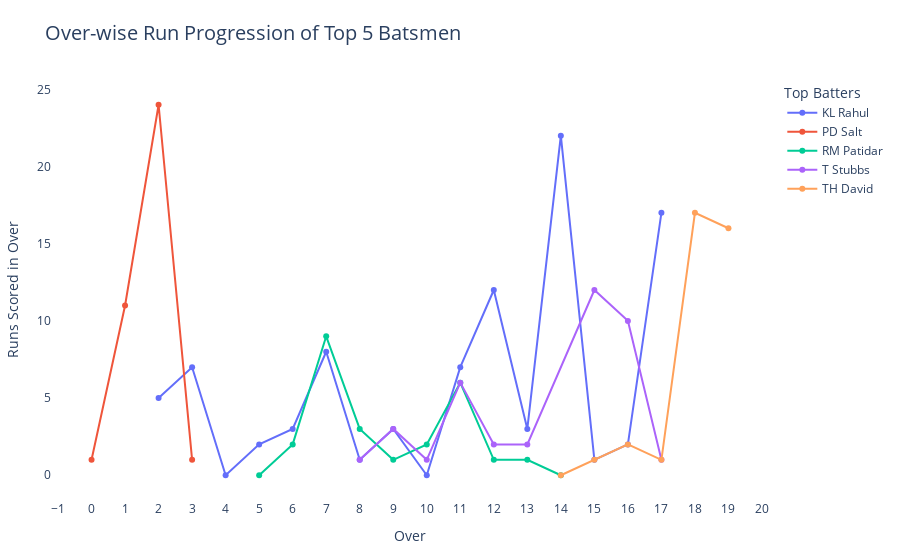

The code cell stored with this chart in its notebook:
### Code cell
fig = px.line(
    batters_overwise,
    x ='over',
    y = 'runs_in_over',
    color = 'batter',
    markers = True,
    title = 'Over-wise Run Progression of Top 5 Batsmen',
    labels = {
        'over' : 'Over',
        'runs_in_over' :'Runs in Over',
        'batter': 'Batter'
    },
    hover_data = {
        'over' : True,
        'runs_in_over':True,
        'batter':True
    }
)

fig.update_layout(
    xaxis = dict(tickmode = 'linear'),
    yaxis_title = 'Runs Scored in Over',
    legend_title = 'Top Batters',
    title_font_size = 20,
    plot_bgcolor = 'rgba(0,0,0,0)',
    paper_bgcolor = 'white',
    margin = dict(l=40, r=40, t=80, b=60),
    hovermode = 'x unified'
)

fig.show()

### Figure 1 — Plotly figure (JSON) as saved in the notebook; plotly's stock layout.template omitted (floating-point values rounded to 4 significant figures)
{"data": [{"customdata": [["KL Rahul"], ["KL Rahul"], ["KL Rahul"], ["KL Rahul"], ["KL Rahul"], ["KL Rahul"], ["KL Rahul"], ["KL Rahul"], ["KL Rahul"], ["KL Rahul"], ["KL Rahul"], ["KL Rahul"], ["KL Rahul"], ["KL Rahul"], ["KL Rahul"], ["KL Rahul"]], "hovertemplate": "Batter=%{customdata[0]}<br>Over=%{x}<br>Runs in Over=%{y}<extra></extra>", "legendgroup": "KL Rahul", "line": {"color": "#636efa", "dash": "solid"}, "marker": {"symbol": "circle"}, "mode": "lines+markers", "name": "KL Rahul", "orientation": "v", "showlegend": true, "type": "scatter", "x": [2, 3, 4, 5, 6, 7, 8, 9, 10, 11, 12, 13, 14, 15, 16, 17], "xaxis": "x", "y": [5, 7, 0, 2, 3, 8, 1, 3, 0, 7, 12, 3, 22, 1, 2, 17], "yaxis": "y"}, {"customdata": [["PD Salt"], ["PD Salt"], ["PD Salt"], ["PD Salt"]], "hovertemplate": "Batter=%{customdata[0]}<br>Over=%{x}<br>Runs in Over=%{y}<extra></extra>", "legendgroup": "PD Salt", "line": {"color": "#EF553B", "dash": "solid"}, "marker": {"symbol": "circle"}, "mode": "lines+markers", "name": "PD Salt", "orientation": "v", "showlegend": true, "type": "scatter", "x": [0, 1, 2, 3], "xaxis": "x", "y": [1, 11, 24, 1], "yaxis": "y"}, {"customdata": [["RM Patidar"], ["RM Patidar"], ["RM Patidar"], ["RM Patidar"], ["RM Patidar"], ["RM Patidar"], ["RM Patidar"], ["RM Patidar"], ["RM Patidar"], ["RM Patidar"]], "hovertemplate": "Batter=%{customdata[0]}<br>Over=%{x}<br>Runs in Over=%{y}<extra></extra>", "legendgroup": "RM Patidar", "line": {"color": "#00cc96", "dash": "solid"}, "marker": {"symbol": "circle"}, "mode": "lines+markers", "name": "RM Patidar", "orientation": "v", "showlegend": true, "type": "scatter", "x": [5, 6, 7, 8, 9, 10, 11, 12, 13, 14], "xaxis": "x", "y": [0, 2, 9, 3, 1, 2, 6, 1, 1, 0], "yaxis": "y"}, {"customdata": [["T Stubbs"], ["T Stubbs"], ["T Stubbs"], ["T Stubbs"], ["T Stubbs"], ["T Stubbs"], ["T Stubbs"], ["T Stubbs"], ["T Stubbs"]], "hovertemplate": "Batter=%{customdata[0]}<br>Over=%{x}<br>Runs in Over=%{y}<extra></extra>", "legendgroup": "T Stubbs", "line": {"color": "#ab63fa", "dash": "solid"}, "marker": {"symbol": "circle"}, "mode": "lines+markers", "name": "T Stubbs", "orientation": "v", "showlegend": true, "type": "scatter", "x": [8, 9, 10, 11, 12, 13, 15, 16, 17], "xaxis": "x", "y": [1, 3, 1, 6, 2, 2, 12, 10, 1], "yaxis": "y"}, {"customdata": [["TH David"], ["TH David"], ["TH David"], ["TH David"], ["TH David"], ["TH David"]], "hovertemplate": "Batter=%{customdata[0]}<br>Over=%{x}<br>Runs in Over=%{y}<extra></extra>", "legendgroup": "TH David", "line": {"color": "#FFA15A", "dash": "solid"}, "marker": {"symbol": "circle"}, "mode": "lines+markers", "name": "TH David", "orientation": "v", "showlegend": true, "type": "scatter", "x": [14, 15, 16, 17, 18, 19], "xaxis": "x", "y": [0, 1, 2, 1, 17, 16], "yaxis": "y"}], "layout": {"autosize": true, "hovermode": "x unified", "legend": {"title": {"text": "Top Batters"}, "tracegroupgap": 0}, "margin": {"b": 60, "l": 40, "r": 40, "t": 80}, "paper_bgcolor": "white", "plot_bgcolor": "rgba(0, 0, 0, 0)", "title": {"font": {"size": 20}, "text": "Over-wise Run Progression of Top 5 Batsmen"}, "xaxis": {"anchor": "y", "autorange": true, "domain": [0, 1], "range": [-1.153, 20.15], "tickmode": "linear", "title": {"text": "Over"}, "type": "linear"}, "yaxis": {"anchor": "x", "autorange": true, "domain": [0, 1], "range": [-1.861, 25.86], "title": {"text": "Runs Scored in Over"}, "type": "linear"}}}
